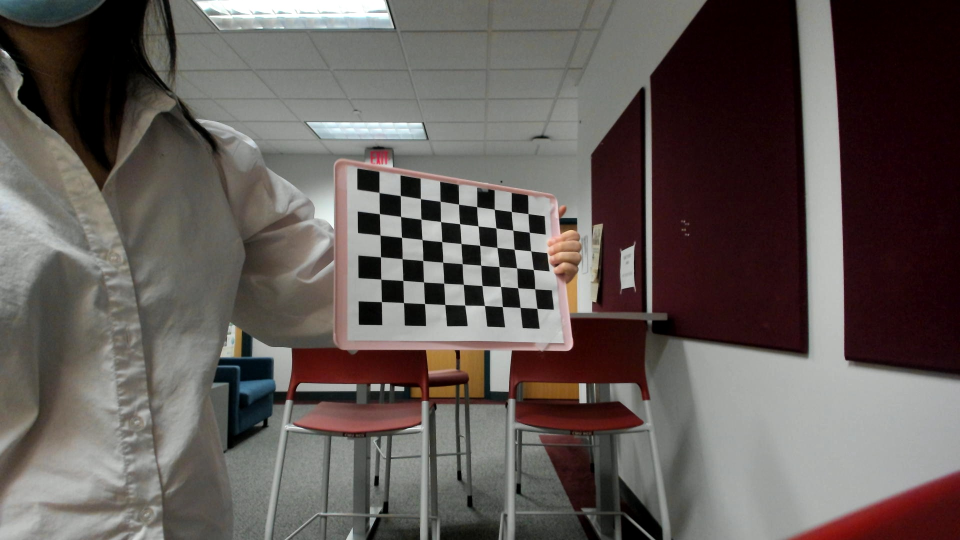
#> input picture capture_left/10.jpg, 1920 x 1080 px (shown at 1/2 size)
$ python drawEpipolarLinesChessboard.py
#> lines starting #> are read from the running program, lines starting #| are printed output that depends on the picture
### utils.py

import yaml
import cv2
import numpy as np
# [24 lines left out: functions yaml_load, save_stereo_coefficients, not called in this run]


def load_stereo_coefficients(path):
    """ Loads stereo matrix coefficients. """
    # FILE_STORAGE_READ
    cv_file = cv2.FileStorage(path, cv2.FILE_STORAGE_READ)

    # note we also have to specify the type to retrieve other wise we only get a
    # FileNode object back instead of a matrix
    K1 = cv_file.getNode("K1").mat()
    D1 = cv_file.getNode("D1").mat()
    K2 = cv_file.getNode("K2").mat()
    D2 = cv_file.getNode("D2").mat()
    R = cv_file.getNode("R").mat()
    T = cv_file.getNode("T").mat()
    E = cv_file.getNode("E").mat()
    F = cv_file.getNode("F").mat()
    R1 = cv_file.getNode("R1").mat()
    R2 = cv_file.getNode("R2").mat()
    P1 = cv_file.getNode("P1").mat()
    P2 = cv_file.getNode("P2").mat()
    Q = cv_file.getNode("Q").mat()

    cv_file.release()
    return [K1, D1, K2, D2, R, T, E, F, R1, R2, P1, P2, Q]


#Function that Downsamples image x number (reduce_factor) of times.
# [8 lines left out: function downsample_image, not called in this run]

### drawEpipolarLinesChessboard.py


import cv2
import numpy as np
from utils import load_stereo_coefficients
np.set_printoptions(suppress=True)
import os
import argparse


''' Draws epipolar lines by finding object corners from chessboard pattern
in left/right images'''

# find object corners from chessboard pattern  and create a correlation with image corners
def getCorners(images, chessboard_size, show=True):
    criteria = (cv2.TERM_CRITERIA_EPS + cv2.TERM_CRITERIA_MAX_ITER, 30, 0.001)

    # prepare object points, like (0,0,0), (1,0,0), (2,0,0) ....,(6,5,0)
    objp = np.zeros((chessboard_size[1] * chessboard_size[0], 3), np.float32)
    objp[:, :2] = np.mgrid[0:chessboard_size[0], 0:chessboard_size[1]].T.reshape(-1, 2)*3.88 # multiply by 3.88 for large chessboard squares

    # Arrays to store object points and image points from all the images.
    objpoints = [] # 3d point in real world space
    imgpoints = [] # 2d points in image plane.

    for image in images:
        frame = cv2.imread(image)
        # height, width, channels = frame.shape # get image parameters
        gray = cv2.cvtColor(frame, cv2.COLOR_BGR2GRAY)
        ret, corners = cv2.findChessboardCorners(gray, chessboard_size, None)   # Find the chess board corners
        if ret:                                                                         # if corners were found
            objpoints.append(objp)
            corners2 = cv2.cornerSubPix(gray, corners, (11, 11), (-1, -1), criteria)    # refine corners
            imgpoints.append(corners2)                                                  # add to corner array

            if show:
                # Draw and display the corners
                frame = cv2.drawChessboardCorners(frame, chessboard_size, corners2, ret)
                cv2.imshow('frame', frame)
                cv2.waitKey(100)

    cv2.destroyAllWindows()             # close open windows
    return objpoints, imgpoints, gray.shape[::-1]

# perform undistortion on provided image
def undistort(image, mtx, dist):
#> called with image = 'capture_left/10.jpg', mtx = array of shape (3, 3), dist = array of shape (1, 5)
    img = cv2.imread(image, cv2.IMREAD_GRAYSCALE)
#> img: shape (1080, 1920); min 0, max 255, mean 92.1

    print(image)
    # image = os.path.splitext(image)[0]
    h, w = img.shape[:2]
#> h = 1080; w = 1920
    newcameramtx, _ = cv2.getOptimalNewCameraMatrix(mtx, dist, (w, h), 1, (w, h))
    dst = cv2.undistort(img, mtx, dist, None, newcameramtx)
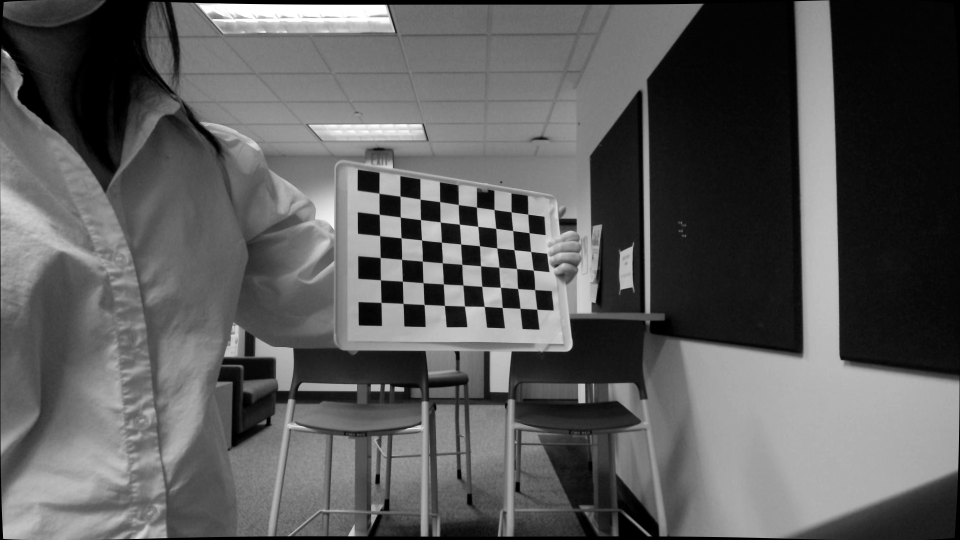
#> dst: shape (1080, 1920) (shown at 1/2 size); min 0, max 255, mean 91
    return dst

# draw the provided points on the image
def drawPoints(img, pts, colors):
    for pt, color in zip(pts, colors):

        center = tuple(map(int, pt[0]))
        cv2.circle(img, center, 15, int(color), -1)

# draw the provided lines on the image
def drawLines(img, lines, colors):
    _, c, _ = img.shape
    for r, color in zip(lines, colors):
        x0, y0 = map(int, [0, -r[2]/r[1]])
        x1, y1 = map(int, [c, -(r[2]+r[0]*c)/r[1]])
        cv2.line(img, (x0, y0), (x1, y1), int(color), 4)


def main(args):

    K1, D1, K2, D2, R, T, E, F, R1, R2, P1, P2, Q = load_stereo_coefficients(args.stereo_coeffs)  # Get cams params

    chessboard_size = (6,9)
    # undistort our chosen images using the left and right camera and distortion matricies
    imgL = undistort(args.img_left, K2, D2)
    imgR = undistort(args.img_right, K1,D1)
#> call 2 of undistort, with image = 'capture_right/10.jpg', mtx = array of shape (3, 3), dist = array of shape (1, 5)
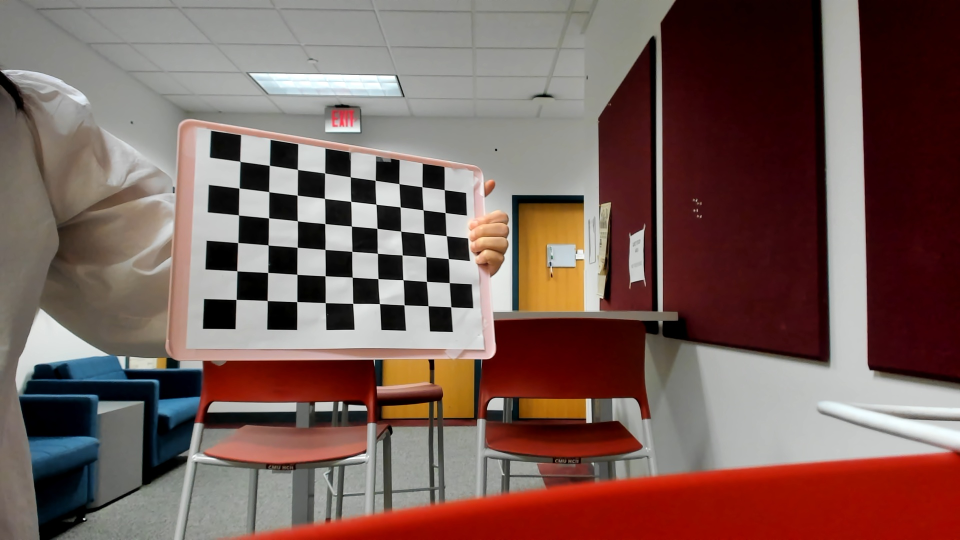
#> input picture capture_right/10.jpg, 1920 x 1080 px (shown at 1/2 size)
#> in undistort (call 2), `img = cv2.imread(image, cv2.IMREAD_GRAYSCALE)`:
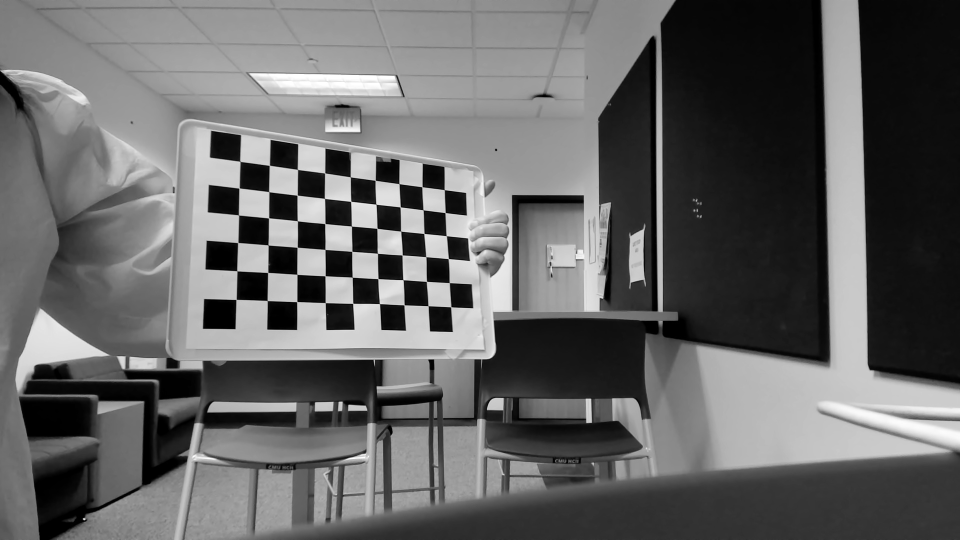
#> img: shape (1080, 1920) (shown at 1/2 size); min 0, max 255, mean 100.8
#> in undistort (call 2), `dst = cv2.undistort(img, mtx, dist, None, newcameramtx)`:
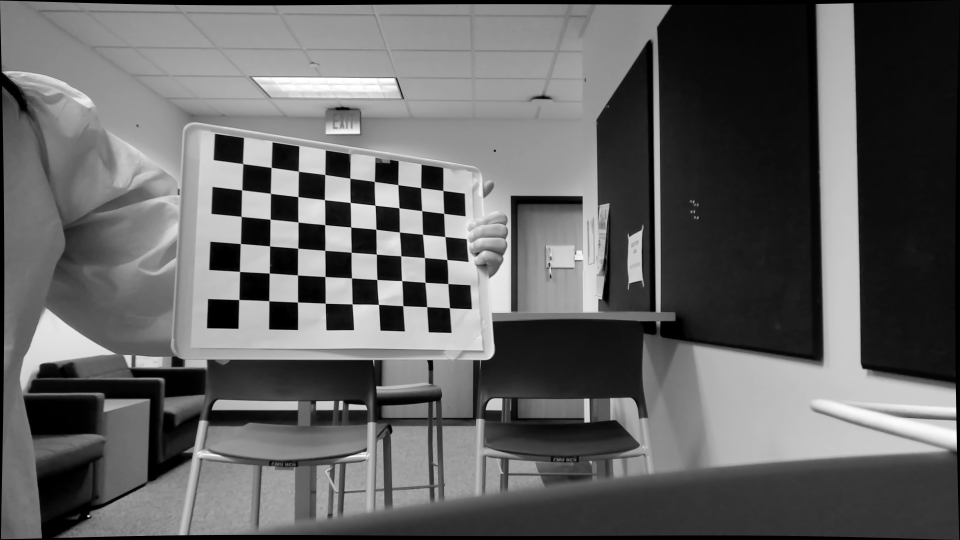
#> dst: shape (1080, 1920) (shown at 1/2 size); min 0, max 255, mean 98.5

    imgL = cv2.cvtColor(imgL, cv2.COLOR_GRAY2BGR)
    imgR = cv2.cvtColor(imgR, cv2.COLOR_GRAY2BGR)

    # use get corners to get the new image locations of the checcboard corners (undistort will have moved them a little)
    _, imgpointsL, _ = getCorners([args.img_left], chessboard_size, show=False)
#> in getCorners, frame is the input picture: shape (1080, 1920, 3); mean B, G, R 86.9, 90.1, 97.9
#> in getCorners, `ret, corners = cv2.findChessboardCorners(gray, chessboard_size, None)`: ret = True; corners = 54 rows, first 8: [763.3, 603.6], [762.2, 558.7], [761.6, 514.1], [760.5, 470.1], [759.4, 427.9], [758.5, 385.5], [807.5, 605.5], [806.4, 561.3]
#> in getCorners, `corners2 = cv2.cornerSubPix(gray, corners, (11, 11), (-1, -1), criteria)`: corners2 = 54 rows, first 8: [763.3, 603.7], [762.2, 558.7], [761.5, 514.1], [760.5, 470.5], [759.3, 427.9], [758.5, 385.4], [807.4, 605.6], [806.2, 561.4]
#> imgpointsL = 1 item
    _, imgpointsR, _ = getCorners([args.img_right], chessboard_size, show=False)
#> in getCorners, frame is the input picture: shape (1080, 1920, 3); mean B, G, R 88.3, 93.7, 119.7
#> in getCorners (call 2), `ret, corners = cv2.findChessboardCorners(gray, chessboard_size, None)`: corners = 54 rows, first 8: [472.5, 599.5], [474.2, 542.1], [475.8, 485.8], [477.7, 430.6], [478.6, 376.6], [480.6, 323.4], [534.9, 601.6], [535.9, 545.5]
#> in getCorners (call 2), `corners2 = cv2.cornerSubPix(gray, corners, (11, 11), (-1, -1), criteria)`: corners2 = 54 rows, first 8: [472.6, 599.4], [474.2, 542.1], [476, 485.6], [477.5, 430.4], [478.5, 376.5], [480.3, 323.2], [534.8, 601.5], [535.9, 545.4]
#> imgpointsR = 1 item

    # get 3 image points of interest from each image and draw them
    ptsL = np.asarray([imgpointsL[0][0], imgpointsL[0][10], imgpointsL[0][20]])
#> ptsL = [[763.3, 603.7], [801.6, 433.4], [885.8, 524.8]]
    ptsR = np.asarray([imgpointsR[0][5], imgpointsR[0][15], imgpointsR[0][25]])
#> ptsR = [[480.3, 323.2], [595.3, 442.1], [704.9, 554.8]]

    colors = (list(np.random.choice(range(256), size=50)))
    drawPoints(imgL, ptsL, colors[3:6])
#> the loop in drawPoints, `for pt, color in zip(pts, colors): ` made 3 passes
#> (pt, color, center) on passes 1 to 3: ([[763.3, 603.7]], 192, (763, 603)), ([[801.6, 433.4]], 67, (801, 433)), ([[885.8, 524.8]], 251, (885, 524))
    drawPoints(imgR, ptsR, colors[0:3])
#> the loop in drawPoints (call 2), `for pt, color in zip(pts, colors): ` made 3 passes
#> (pt, color, center) on passes 1 to 3: ([[480.3, 323.2]], 172, (480, 323)), ([[595.3, 442.1]], 47, (595, 442)), ([[704.9, 554.8]], 117, (704, 554))

    # find epilines corresponding to points in right image and draw them on the left image
    epilinesR = cv2.computeCorrespondEpilines(ptsR.reshape(-1, 1, 2), 2, F.T)
#> epilinesR = [[-0.0014, -1, 386.7], [-0.00204, -1, 482.5], [-0.00265, -1, 573.7]]
    epilinesR = epilinesR.reshape(-1, 3)
    drawLines(imgL, epilinesR, colors[0:3])
#> the loop in drawLines, `for r, color in zip(lines, colors):` made 3 passes
#> (r, color, y0, y1) on passes 1 to 3: ([-0.0014, -1, 386.7], 172, 386, 384), ([-0.00204, -1, 482.5], 47, 482, 478), ([-0.00265, -1, 573.7], 117, 573, 568)
#> after the loop in drawLines, `for r, color in zip(lines, colors):`:
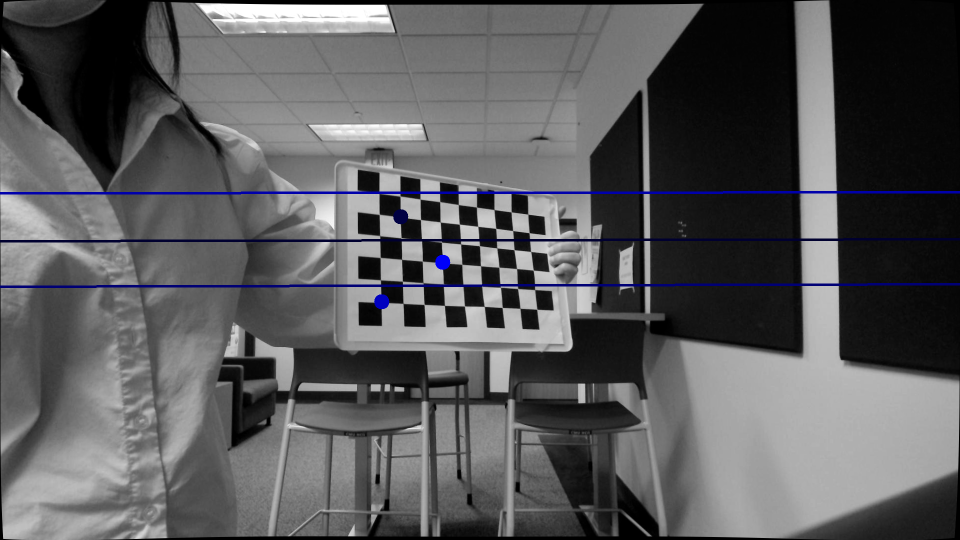
#> img: shape (1080, 1920, 3) (shown at 1/2 size); mean B, G, R 91.4, 89.7, 89.7

    # find epilines corresponding to points in left image and draw them on the right image
    epilinesL = cv2.computeCorrespondEpilines(ptsL.reshape(-1, 1, 2), 1, F.T)
#> epilinesL = [[0.0044, 1, -597.6], [-0.00259, 1, -381.6], [0.00117, 1, -497.7]]
    epilinesL = epilinesL.reshape(-1, 3)
    drawLines(imgR, epilinesL, colors[3:6])
#> the loop in drawLines (call 2), `for r, color in zip(lines, colors):` made 3 passes
#> (r, color, y0, y1) on passes 1 to 3: ([0.0044, 1, -597.6], 192, 597, 589), ([-0.00259, 1, -381.6], 67, 381, 386), ([0.00117, 1, -497.7], 251, 497, 495)
#> after the loop in drawLines (call 2), `for r, color in zip(lines, colors):`:
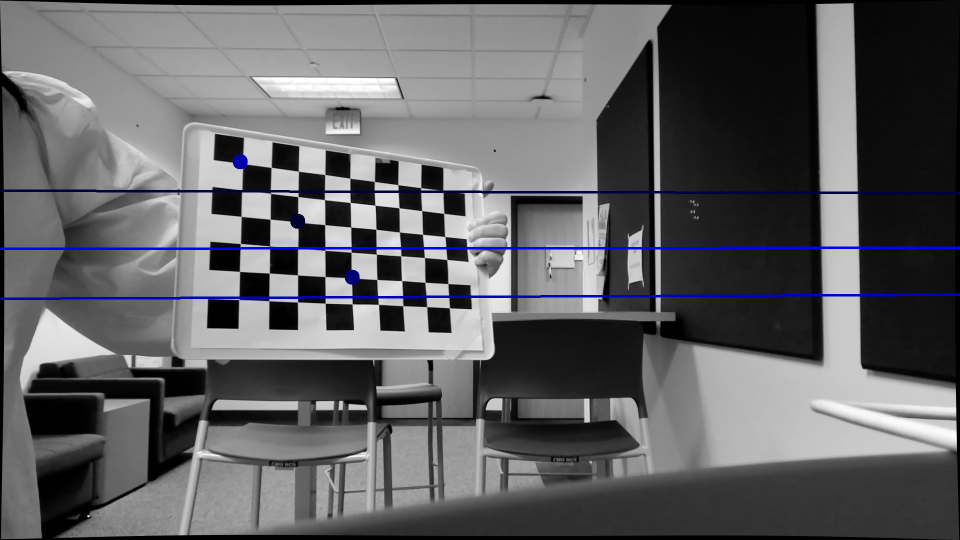
#> img: shape (1080, 1920, 3) (shown at 1/2 size); mean B, G, R 99.6, 97.1, 97.1

    stacked = np.hstack((imgL, imgR))
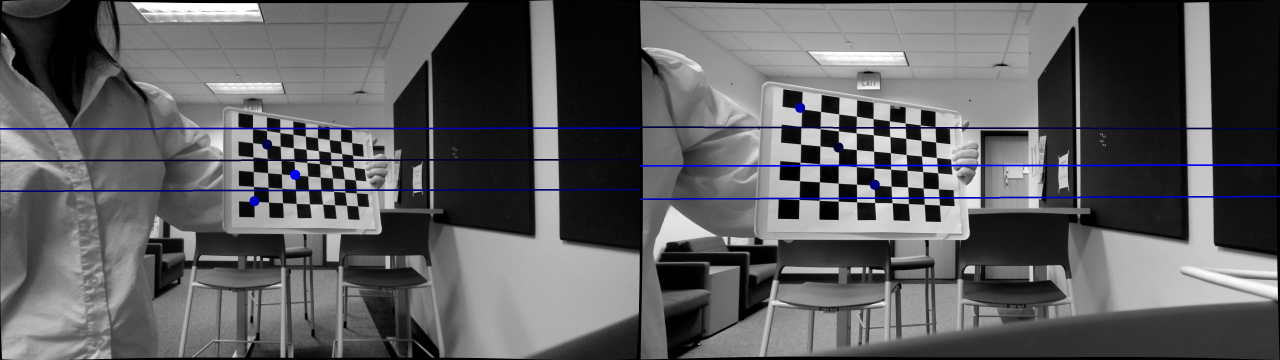
#> stacked: shape (1080, 3840, 3) (shown at 1/3 size); mean B, G, R 95.5, 93.4, 93.4
    cv2.imshow('Stacked', stacked)
    cv2.waitKey(0)


if __name__ == '__main__':

    parser = argparse.ArgumentParser(description="Draw Epipolar Lines with Chessboard")
    parser.add_argument("--img_left", type=str,default="capture_left/10.jpg", help="image captured by left camera")
    parser.add_argument("--img_right", type=str,default="capture_right/10.jpg",  help="image captured by right camera")
    parser.add_argument("--stereo_coeffs", type=str,default="stereo_coeffs.txt",  help="stereo coefficents file")

    args = parser.parse_args()
    main(args)
